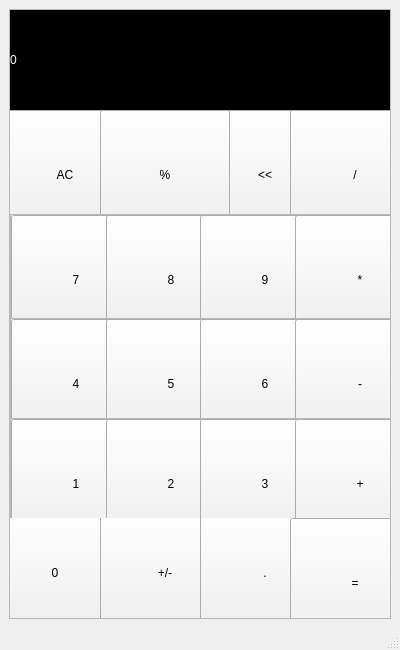
<?xml version="1.0" encoding="UTF-8"?>
<ui version="4.0">
 <class>MainWindow</class>
 <widget class="QMainWindow" name="MainWindow">
  <property name="geometry">
   <rect>
    <x>0</x>
    <y>0</y>
    <width>400</width>
    <height>650</height>
   </rect>
  </property>
  <property name="minimumSize">
   <size>
    <width>400</width>
    <height>650</height>
   </size>
  </property>
  <property name="maximumSize">
   <size>
    <width>400</width>
    <height>650</height>
   </size>
  </property>
  <property name="windowTitle">
   <string>CalculadoraPython</string>
  </property>
  <widget class="QWidget" name="centralwidget">
   <layout class="QHBoxLayout" name="horizontalLayout">
    <item>
     <widget class="QFrame" name="frame">
      <property name="styleSheet">
       <string notr="true">font: 87 36pt &quot;Arial Black&quot;;
font: 87 36pt &quot;Arial Black&quot;;</string>
      </property>
      <property name="frameShape">
       <enum>QFrame::StyledPanel</enum>
      </property>
      <property name="frameShadow">
       <enum>QFrame::Raised</enum>
      </property>
      <layout class="QVBoxLayout" name="verticalLayout">
       <property name="spacing">
        <number>0</number>
       </property>
       <property name="leftMargin">
        <number>0</number>
       </property>
       <property name="topMargin">
        <number>0</number>
       </property>
       <property name="rightMargin">
        <number>0</number>
       </property>
       <property name="bottomMargin">
        <number>0</number>
       </property>
       <item>
        <widget class="QLabel" name="outputlabel">
         <property name="minimumSize">
          <size>
           <width>130</width>
           <height>100</height>
          </size>
         </property>
         <property name="styleSheet">
          <string notr="true">font: 87 25pt &quot;Arial Black&quot;;
font: 87 36pt &quot;Arial Black&quot;;
background-color: #000;
color: #fff;</string>
         </property>
         <property name="text">
          <string>0</string>
         </property>
         <property name="alignment">
          <set>Qt::AlignLeading|Qt::AlignLeft|Qt::AlignVCenter</set>
         </property>
        </widget>
       </item>
       <item>
        <widget class="QFrame" name="frame_3">
         <property name="minimumSize">
          <size>
           <width>130</width>
           <height>130</height>
          </size>
         </property>
         <property name="frameShape">
          <enum>QFrame::StyledPanel</enum>
         </property>
         <property name="frameShadow">
          <enum>QFrame::Raised</enum>
         </property>
         <widget class="QPushButton" name="backspaceButton">
          <property name="geometry">
           <rect>
            <x>190</x>
            <y>0</y>
            <width>130</width>
            <height>130</height>
           </rect>
          </property>
          <property name="minimumSize">
           <size>
            <width>130</width>
            <height>130</height>
           </size>
          </property>
          <property name="text">
           <string>&lt;&lt;</string>
          </property>
         </widget>
         <widget class="QPushButton" name="clearButton">
          <property name="geometry">
           <rect>
            <x>-10</x>
            <y>0</y>
            <width>130</width>
            <height>130</height>
           </rect>
          </property>
          <property name="minimumSize">
           <size>
            <width>130</width>
            <height>130</height>
           </size>
          </property>
          <property name="text">
           <string>AC</string>
          </property>
         </widget>
         <widget class="QPushButton" name="divisionButton">
          <property name="geometry">
           <rect>
            <x>280</x>
            <y>0</y>
            <width>130</width>
            <height>130</height>
           </rect>
          </property>
          <property name="minimumSize">
           <size>
            <width>130</width>
            <height>130</height>
           </size>
          </property>
          <property name="text">
           <string>/</string>
          </property>
         </widget>
         <widget class="QPushButton" name="percentageButton">
          <property name="geometry">
           <rect>
            <x>90</x>
            <y>0</y>
            <width>130</width>
            <height>130</height>
           </rect>
          </property>
          <property name="minimumSize">
           <size>
            <width>130</width>
            <height>130</height>
           </size>
          </property>
          <property name="text">
           <string>%</string>
          </property>
         </widget>
        </widget>
       </item>
       <item>
        <widget class="QFrame" name="frame_2">
         <property name="frameShape">
          <enum>QFrame::StyledPanel</enum>
         </property>
         <property name="frameShadow">
          <enum>QFrame::Raised</enum>
         </property>
         <layout class="QHBoxLayout" name="horizontalLayout_2">
          <property name="spacing">
           <number>0</number>
          </property>
          <property name="leftMargin">
           <number>0</number>
          </property>
          <property name="topMargin">
           <number>0</number>
          </property>
          <property name="rightMargin">
           <number>0</number>
          </property>
          <property name="bottomMargin">
           <number>0</number>
          </property>
          <item>
           <widget class="QPushButton" name="seteButton_2">
            <property name="minimumSize">
             <size>
              <width>130</width>
              <height>130</height>
             </size>
            </property>
            <property name="maximumSize">
             <size>
              <width>130</width>
              <height>130</height>
             </size>
            </property>
            <property name="text">
             <string>7</string>
            </property>
           </widget>
          </item>
          <item>
           <widget class="QPushButton" name="oitobutton">
            <property name="minimumSize">
             <size>
              <width>130</width>
              <height>130</height>
             </size>
            </property>
            <property name="maximumSize">
             <size>
              <width>130</width>
              <height>130</height>
             </size>
            </property>
            <property name="text">
             <string>8</string>
            </property>
           </widget>
          </item>
          <item>
           <widget class="QPushButton" name="noveButton_2">
            <property name="minimumSize">
             <size>
              <width>130</width>
              <height>130</height>
             </size>
            </property>
            <property name="maximumSize">
             <size>
              <width>130</width>
              <height>130</height>
             </size>
            </property>
            <property name="text">
             <string>9</string>
            </property>
           </widget>
          </item>
          <item>
           <widget class="QPushButton" name="multiplicacaoButton">
            <property name="minimumSize">
             <size>
              <width>130</width>
              <height>130</height>
             </size>
            </property>
            <property name="maximumSize">
             <size>
              <width>130</width>
              <height>130</height>
             </size>
            </property>
            <property name="text">
             <string>*</string>
            </property>
           </widget>
          </item>
         </layout>
        </widget>
       </item>
       <item>
        <widget class="QFrame" name="frame_4">
         <property name="minimumSize">
          <size>
           <width>130</width>
           <height>100</height>
          </size>
         </property>
         <property name="frameShape">
          <enum>QFrame::StyledPanel</enum>
         </property>
         <property name="frameShadow">
          <enum>QFrame::Raised</enum>
         </property>
         <layout class="QHBoxLayout" name="horizontalLayout_4">
          <property name="spacing">
           <number>0</number>
          </property>
          <property name="leftMargin">
           <number>0</number>
          </property>
          <property name="topMargin">
           <number>0</number>
          </property>
          <property name="rightMargin">
           <number>0</number>
          </property>
          <property name="bottomMargin">
           <number>0</number>
          </property>
          <item>
           <widget class="QPushButton" name="quatroButton">
            <property name="minimumSize">
             <size>
              <width>130</width>
              <height>130</height>
             </size>
            </property>
            <property name="text">
             <string>4</string>
            </property>
           </widget>
          </item>
          <item>
           <widget class="QPushButton" name="cincoButton">
            <property name="minimumSize">
             <size>
              <width>130</width>
              <height>130</height>
             </size>
            </property>
            <property name="maximumSize">
             <size>
              <width>130</width>
              <height>130</height>
             </size>
            </property>
            <property name="text">
             <string>5</string>
            </property>
           </widget>
          </item>
          <item>
           <widget class="QPushButton" name="seisButton">
            <property name="minimumSize">
             <size>
              <width>130</width>
              <height>130</height>
             </size>
            </property>
            <property name="maximumSize">
             <size>
              <width>130</width>
              <height>130</height>
             </size>
            </property>
            <property name="text">
             <string>6</string>
            </property>
           </widget>
          </item>
          <item>
           <widget class="QPushButton" name="menosButton">
            <property name="minimumSize">
             <size>
              <width>130</width>
              <height>130</height>
             </size>
            </property>
            <property name="maximumSize">
             <size>
              <width>130</width>
              <height>130</height>
             </size>
            </property>
            <property name="styleSheet">
             <string notr="true">font: 87 36pt &quot;Arial Black&quot;;
font: 87 36pt &quot;Arial Black&quot;;</string>
            </property>
            <property name="text">
             <string>-</string>
            </property>
           </widget>
          </item>
         </layout>
        </widget>
       </item>
       <item>
        <widget class="QFrame" name="frame_5">
         <property name="minimumSize">
          <size>
           <width>130</width>
           <height>100</height>
          </size>
         </property>
         <property name="frameShape">
          <enum>QFrame::StyledPanel</enum>
         </property>
         <property name="frameShadow">
          <enum>QFrame::Raised</enum>
         </property>
         <layout class="QHBoxLayout" name="horizontalLayout_3">
          <property name="spacing">
           <number>0</number>
          </property>
          <property name="leftMargin">
           <number>0</number>
          </property>
          <property name="topMargin">
           <number>0</number>
          </property>
          <property name="rightMargin">
           <number>0</number>
          </property>
          <property name="bottomMargin">
           <number>0</number>
          </property>
          <item>
           <widget class="QPushButton" name="umButton">
            <property name="minimumSize">
             <size>
              <width>130</width>
              <height>130</height>
             </size>
            </property>
            <property name="maximumSize">
             <size>
              <width>130</width>
              <height>130</height>
             </size>
            </property>
            <property name="styleSheet">
             <string notr="true">font: 87 36pt &quot;Arial Black&quot;;
font: 87 36pt &quot;Arial Black&quot;;</string>
            </property>
            <property name="text">
             <string>1</string>
            </property>
           </widget>
          </item>
          <item>
           <widget class="QPushButton" name="doisButton">
            <property name="minimumSize">
             <size>
              <width>130</width>
              <height>130</height>
             </size>
            </property>
            <property name="maximumSize">
             <size>
              <width>130</width>
              <height>130</height>
             </size>
            </property>
            <property name="styleSheet">
             <string notr="true">font: 87 36pt &quot;Arial Black&quot;;
font: 87 36pt &quot;Arial Black&quot;;</string>
            </property>
            <property name="text">
             <string>2</string>
            </property>
           </widget>
          </item>
          <item>
           <widget class="QPushButton" name="tresButton">
            <property name="minimumSize">
             <size>
              <width>130</width>
              <height>130</height>
             </size>
            </property>
            <property name="maximumSize">
             <size>
              <width>130</width>
              <height>130</height>
             </size>
            </property>
            <property name="styleSheet">
             <string notr="true">font: 87 36pt &quot;Arial Black&quot;;
font: 87 36pt &quot;Arial Black&quot;;</string>
            </property>
            <property name="text">
             <string>3</string>
            </property>
           </widget>
          </item>
          <item>
           <widget class="QPushButton" name="maisButton">
            <property name="minimumSize">
             <size>
              <width>130</width>
              <height>130</height>
             </size>
            </property>
            <property name="text">
             <string>+</string>
            </property>
           </widget>
          </item>
         </layout>
        </widget>
       </item>
       <item>
        <widget class="QFrame" name="frame_6">
         <property name="minimumSize">
          <size>
           <width>130</width>
           <height>100</height>
          </size>
         </property>
         <property name="frameShape">
          <enum>QFrame::StyledPanel</enum>
         </property>
         <property name="frameShadow">
          <enum>QFrame::Raised</enum>
         </property>
         <widget class="QPushButton" name="zeroButton">
          <property name="geometry">
           <rect>
            <x>-20</x>
            <y>-10</y>
            <width>130</width>
            <height>130</height>
           </rect>
          </property>
          <property name="minimumSize">
           <size>
            <width>130</width>
            <height>130</height>
           </size>
          </property>
          <property name="maximumSize">
           <size>
            <width>130</width>
            <height>130</height>
           </size>
          </property>
          <property name="styleSheet">
           <string notr="true">font: 87 36pt &quot;Arial Black&quot;;
font: 87 36pt &quot;Arial Black&quot;;</string>
          </property>
          <property name="text">
           <string>0</string>
          </property>
         </widget>
         <widget class="QPushButton" name="maisMenosButton">
          <property name="geometry">
           <rect>
            <x>90</x>
            <y>-10</y>
            <width>130</width>
            <height>130</height>
           </rect>
          </property>
          <property name="minimumSize">
           <size>
            <width>130</width>
            <height>130</height>
           </size>
          </property>
          <property name="maximumSize">
           <size>
            <width>130</width>
            <height>130</height>
           </size>
          </property>
          <property name="styleSheet">
           <string notr="true">font: 87 36pt &quot;Arial Black&quot;;
font: 87 36pt &quot;Arial Black&quot;;</string>
          </property>
          <property name="text">
           <string>+/-</string>
          </property>
         </widget>
         <widget class="QPushButton" name="pontoButton">
          <property name="geometry">
           <rect>
            <x>190</x>
            <y>-10</y>
            <width>130</width>
            <height>130</height>
           </rect>
          </property>
          <property name="minimumSize">
           <size>
            <width>130</width>
            <height>130</height>
           </size>
          </property>
          <property name="maximumSize">
           <size>
            <width>130</width>
            <height>130</height>
           </size>
          </property>
          <property name="styleSheet">
           <string notr="true">font: 87 36pt &quot;Arial Black&quot;;
font: 87 36pt &quot;Arial Black&quot;;</string>
          </property>
          <property name="text">
           <string>.</string>
          </property>
         </widget>
         <widget class="QPushButton" name="igualButton">
          <property name="geometry">
           <rect>
            <x>280</x>
            <y>0</y>
            <width>130</width>
            <height>130</height>
           </rect>
          </property>
          <property name="minimumSize">
           <size>
            <width>130</width>
            <height>130</height>
           </size>
          </property>
          <property name="maximumSize">
           <size>
            <width>130</width>
            <height>130</height>
           </size>
          </property>
          <property name="styleSheet">
           <string notr="true">font: 87 36pt &quot;Arial Black&quot;;
font: 87 36pt &quot;Arial Black&quot;;</string>
          </property>
          <property name="text">
           <string>=</string>
          </property>
         </widget>
        </widget>
       </item>
      </layout>
     </widget>
    </item>
   </layout>
  </widget>
  <widget class="QStatusBar" name="statusbar"/>
 </widget>
 <resources/>
 <connections/>
</ui>
